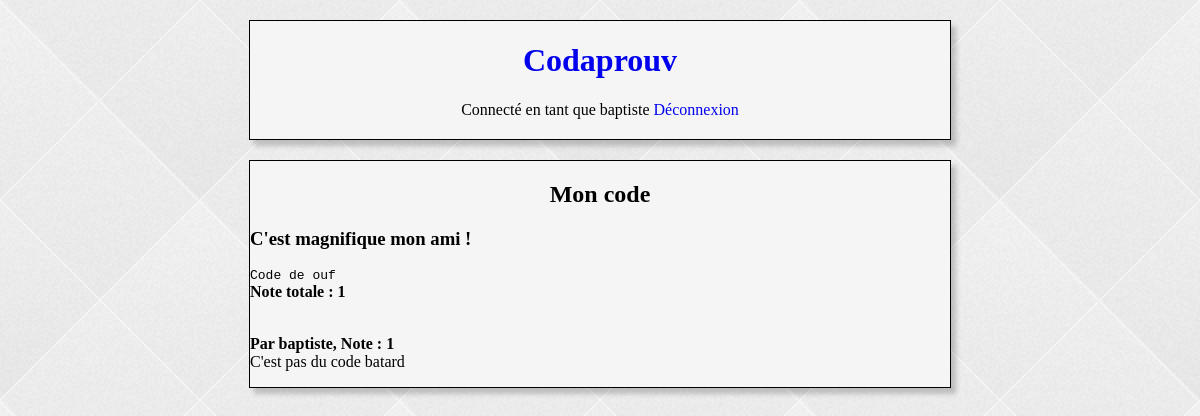
Page /moncode/codillon/1/ (signed in) on the committed database.
### codaprouv/models.py (models this page shows)
class Codillon (models.Model):
    createur = models.ForeignKey(User, on_delete=models.CASCADE)
    donnees = models.CharField(max_length=500)
    date_publi = models.DateField()
    nom = models.CharField(max_length=30)

class Avis (models.Model):
    codillon = models.ForeignKey('Codillon', on_delete=models.CASCADE)
    auteur = models.ForeignKey(User, on_delete=models.CASCADE)
    avis = models.IntegerField()
    commentaire = models.CharField(max_length=200)

### codaprouv/views.py (the view)
# urls.py: url(r'^moncode/codillon/(?P<id>[0-9]+)/$', views.codillon, name='codillon'),
def codillon(request, id):
    codillon = get_object_or_404(Codillon, pk=id)
    liste_avis = Avis.objects.all().filter(codillon_id=id)
    note_totale = liste_avis.aggregate(Sum('avis'))['avis__sum']
    contexte = {
        'liste_avis': liste_avis,
        'codillon': codillon,
        'note_totale': note_totale,
    }
    return render(request, 'codillon.html', contexte);

### templates/codillon.html (shortened to what this page needs)
{% include "debut.html" %}
{% include "header.html" %}
<div id="bod">
  <h2>Mon code</h2>
  <h3>
    {{ codillon.nom }}
  </h3>
  <code>
    {{ codillon.donnees }}
  </code> <br/>
  <b>Note totale : {{ note_totale }}</b><br/>
  <br/>
  {% for avis in liste_avis %}
  <p> <b>Par {{ avis.auteur }}, Note : {{ avis.avis }} </b><br/>
    {{ avis.commentaire }}
  {% endfor %}
</div>
{% include "fin.html" %}

### templates/header.html (shortened to what this page needs)
<header>
  <a href="/"><h1>Codaprouv</h1></a>
  {% if request.user.is_authenticated %}
  <div class="alignCenterPadding">
    <span>Connecté en tant que {{ request.user.username }}</span>
    <a href="/deconnexion">Déconnexion</a>
  </div>
  {% endif %}
</header>

### static/style.css (style rules this page uses)
#bod, header { width: 700px; border-style: solid; margin-top: 20px; border-width: 1px; margin-left: auto; margin-right: auto; background-color: WhiteSmoke; box-shadow: 5px 6px 5px rgba(0,0,0,0.2); }
header { display: block; }
h2, .alignText { text-align: center; display: inherit; }
h1 { text-align: center; }
a { text-decoration: none; }
.alignCenterPadding { text-align: center; margin-bottom: 20px; }

### rows in the picture
Codillon: nom "C'est magnifique mon ami !", donnees "Code de ouf"
Avis: auteur "baptiste", avis "1", commentaire "C'est pas du code batard"

### other values in the picture
{{ request.user.username }} "baptiste"
{{ note_totale }} "1"
